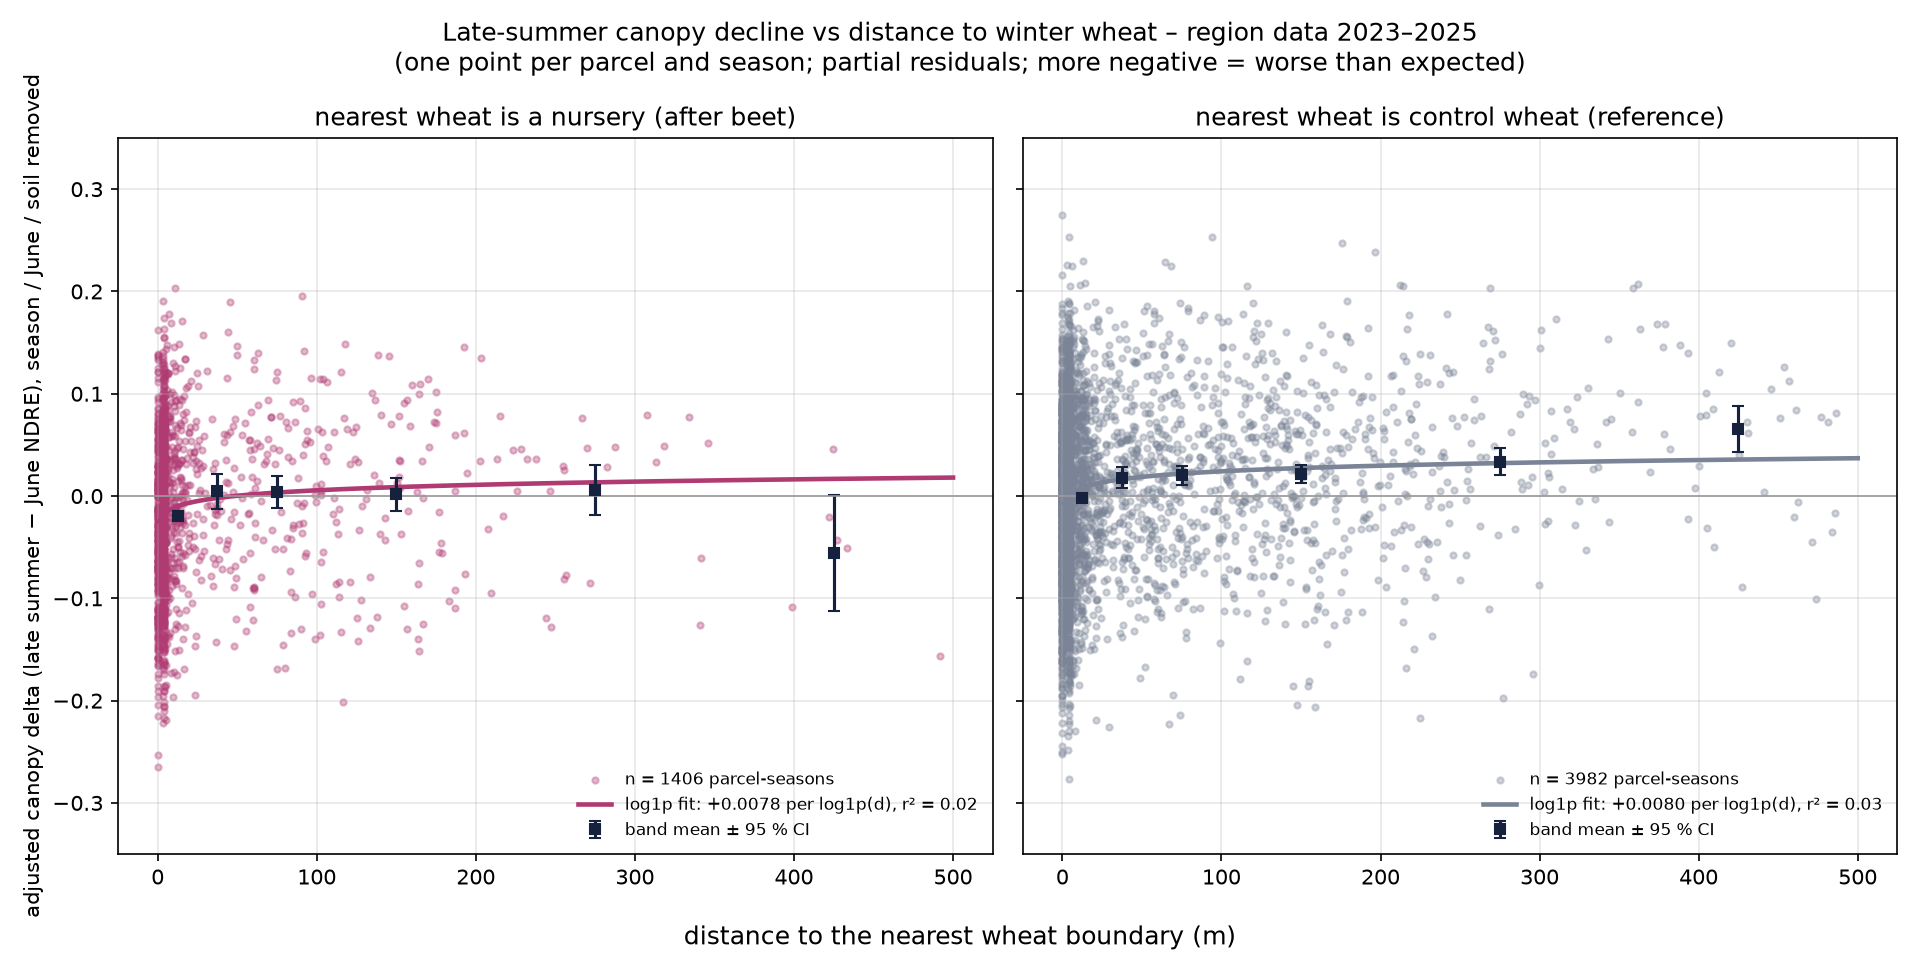

The Python source for this figure:
"""The two-panel edge figure of pipeline/planthopper_edge_effect.py, redrawn on the region data (python submission/edge_decay_curves_region.py): one point per parcel-season (not grid points), partial
residuals of the region model (June value, season, soil), nearest wheat of either kind on the x axis, log1p fit per
panel plus binned means. Writes submission/edge_decay_curves_region.png."""
import sys
from pathlib import Path

import matplotlib
matplotlib.use("Agg")
import matplotlib.pyplot as plt
import numpy as np
import pandas as pd
import statsmodels.formula.api as smf

sys.path.insert(0, str(Path(__file__).resolve().parents[1]))  # the repo root, for `pipeline`
from pipeline.common import RAW
from pipeline.planthopper_region import soil, windows

parcels = soil(pd.concat([pd.read_parquet(p) for p in sorted((RAW / "hls_region").glob("parcels_*.parquet"))], ignore_index=True))
series = pd.concat([pd.read_parquet(p).assign(year=lambda d: d.date.dt.year) for p in sorted((RAW / "hls_region").glob("series_*.parquet"))], ignore_index=True)
d = windows(series.dropna(subset=["ndre"]), "ndre").join(parcels.set_index(["id", "year"])[["role", "dist_to_source", "dist_to_control", "ks", "nfk_mm"]], how="inner").reset_index()
d = d.dropna(subset=["ks", "nfk_mm"])
d["adj_delta"] = smf.ols("delta ~ june + ks + nfk_mm + C(year)", data=d).fit().resid  # partial residual: distance terms left out
d["d_any"] = d[["dist_to_source", "dist_to_control"]].min(axis=1)
near_src = d.dist_to_source <= d.dist_to_control

PINK, GREY, INK = "#b03a72", "#7a8496", "#16213e"
fig, axes = plt.subplots(1, 2, figsize=(12.8, 6.4), sharey=True, sharex=True)
for ax, (mask, colour, lab) in zip(axes, ((near_src, PINK, "nearest wheat is a nursery (after beet)"),
                                          (~near_src, GREY, "nearest wheat is control wheat (reference)"))):
    ok = d[mask & (d.d_any <= 500)]
    x, y = ok.d_any.values, ok.adj_delta.values
    ax.scatter(x, y, s=9, alpha=0.35, color=colour, label=f"n = {len(x)} parcel-seasons")
    b = np.polyfit(np.log1p(x), y, 1)
    pred = b[0] * np.log1p(x) + b[1]
    r2 = 1 - ((y - pred) ** 2).sum() / ((y - y.mean()) ** 2).sum()
    xs = np.linspace(1, 500, 200)
    ax.plot(xs, b[0] * np.log1p(xs) + b[1], color=colour, lw=2.2, label=f"log1p fit: {b[0]:+.4f} per log1p(d), r² = {r2:.2f}")
    bins = [0, 25, 50, 100, 200, 350, 501]
    g = ok.assign(band=pd.cut(ok.d_any, bins, right=False)).groupby("band", observed=True).adj_delta.agg(["mean", "sem"])
    mids = [(b_.left + min(b_.right, 500)) / 2 for b_ in g.index]
    ax.errorbar(mids, g["mean"], yerr=1.96 * g["sem"], fmt="s", color=INK, ms=5, capsize=3, label="band mean ± 95 % CI")
    ax.axhline(0, lw=0.8, color="#999999"); ax.grid(alpha=0.3); ax.set_title(lab); ax.legend(frameon=False, fontsize=8, loc="lower right")
axes[0].set_ylabel("adjusted canopy delta (late summer − June NDRE), season / June / soil removed")
axes[0].set_ylim(-0.35, 0.35)
fig.supxlabel("distance to the nearest wheat boundary (m)")
fig.suptitle("Late-summer canopy decline vs distance to winter wheat – region data 2023–2025\n"
             "(one point per parcel and season; partial residuals; more negative = worse than expected)")
fig.tight_layout()
out = Path(__file__).with_suffix(".png")
fig.savefig(out, dpi=150)
print(out, "nursery-nearest", int(near_src.sum()), "control-nearest", int((~near_src).sum()))
